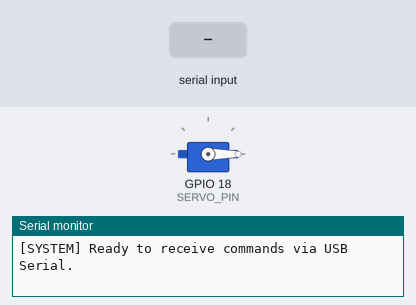
A sketch run on a simulated ESP32. On the bench: servo, the last lines printed to the serial monitor. The test bench sets the inputs (shaded band).

Above: at 1.2 s.
1.3 s: "LOCK:1\n" received over Serial
At 1.6 s:
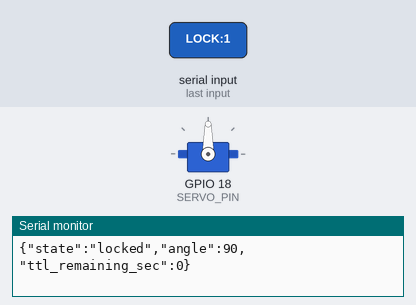
3.8 s: "LOCK:150\n" received over Serial
At 4.7 s:
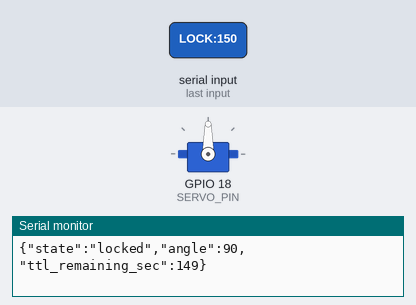
Timing chart, 0 to 6.8 s (numbered marks = the images above; inputs shaded):
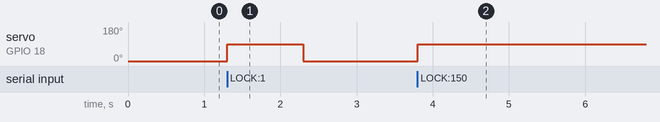

The sketch:

servo_usb_serial.ino
```cpp
/*
 * Firmware điều khiển Servo qua cổng USB Serial cho ESP32 và Arduino
 *
 * Sơ đồ đấu nối Servo (SG90 / MG996R):
 *   - Dây Vàng / Cam (Tín hiệu): Chân GPIO 18 (ESP32) hoặc Pin 9 (Arduino Uno/Nano)
 *   - Dây Đỏ (Nguồn VCC): Chân 5V (khuyến nghị nguồn 5V riêng nếu dùng MG996R)
 *   - Dây Nâu / Đen (GND): Chân GND của bo mạch (và nối chung GND nguồn ngoài)
 *
 * Giao thức giao tiếp qua USB Serial (Baudrate 115200):
 *   - Gửi: "UNLOCK" -> Servo quay về 0 độ (Mở khóa)
 *   - Gửi: "LOCK" hoặc "LOCK:45" -> Servo quay 90 độ (Khóa trong 45 giây)
 *   - Gửi: "ANGLE:xx" -> Servo quay đến góc xx (0 đến 180 độ)
 *   - Gửi: "STATUS" -> Trả về JSON trạng thái hiện tại
 *
 * An toàn (Fail-safe):
 *   - Khi mới cắm điện: Luôn quay về góc 0 độ (MỞ).
 *   - Hết thời gian TTL khóa: Tự động quay về góc 0 độ.
 */

#if defined(ESP32)
  #include <ESP32Servo.h>
  #define SERVO_PIN 18
#else
  #include <Servo.h>
  #define SERVO_PIN 9
#endif

Servo doorServo;

const int ANGLE_UNLOCKED = 0;   // 0 độ: Mở cửa
const int ANGLE_LOCKED   = 90;  // 90 độ: Khóa cửa

bool isLocked = false;
int currentAngle = 0;
unsigned long lockDeadlineMs = 0;

void setServoAngle(int angle) {
  if (angle < 0) angle = 0;
  if (angle > 180) angle = 180;
  currentAngle = angle;
  doorServo.write(angle);
}

void printStatus() {
  Serial.print("{\"state\":\"");
  Serial.print(isLocked ? "locked" : "unlocked");
  Serial.print("\",\"angle\":");
  Serial.print(currentAngle);
  Serial.print(",\"ttl_remaining_sec\":");
  if (isLocked && lockDeadlineMs > millis()) {
    Serial.print((lockDeadlineMs - millis()) / 1000);
  } else {
    Serial.print(0);
  }
  Serial.println("}");
}

void unlockDoor(const char* reason) {
  isLocked = false;
  lockDeadlineMs = 0;
  setServoAngle(ANGLE_UNLOCKED);
  Serial.print("[SERVO] UNLOCKED (0 do) - Ly do: ");
  Serial.println(reason);
  printStatus();
}

void lockDoor(unsigned long ttlSec, const char* reason) {
  if (ttlSec <= 0) ttlSec = 45;
  if (ttlSec > 180) ttlSec = 180; // Giới hạn tối đa 3 phút

  isLocked = true;
  lockDeadlineMs = millis() + (ttlSec * 1000UL);
  setServoAngle(ANGLE_LOCKED);
  Serial.print("[SERVO] LOCKED (90 do) - TTL: ");
  Serial.print(ttlSec);
  Serial.print("s - Ly do: ");
  Serial.println(reason);
  printStatus();
}

void setup() {
  Serial.begin(115200);
  while (!Serial && millis() < 3000) {
    // Chờ cổng USB Serial sẵn sàng
  }

#if defined(ESP32)
  ESP32PWM::allocateTimer(0);
  ESP32PWM::allocateTimer(1);
  ESP32PWM::allocateTimer(2);
  ESP32PWM::allocateTimer(3);
  doorServo.setPeriodHertz(50);
  doorServo.attach(SERVO_PIN, 500, 2400);
#else
  doorServo.attach(SERVO_PIN);
#endif

  // Mặc định luôn mở khóa khi khởi động
  unlockDoor("startup_init");
  Serial.println("[SYSTEM] Ready to receive commands via USB Serial.");
}

void loop() {
  unsigned long now = millis();

  // Kiểm tra hết hạn TTL -> Tự động mở cửa
  if (isLocked && lockDeadlineMs > 0 && (long)(now - lockDeadlineMs) >= 0) {
    unlockDoor("ttl_expired");
  }

  // Đọc lệnh từ USB Serial
  if (Serial.available() > 0) {
    String cmd = Serial.readStringUntil('\n');
    cmd.trim();
    cmd.toUpperCase();

    if (cmd.length() == 0) return;

    if (cmd == "UNLOCK" || cmd == "OPEN") {
      unlockDoor("user_serial_cmd");
    }
    else if (cmd.startsWith("LOCK")) {
      unsigned long ttl = 45;
      int colonIdx = cmd.indexOf(':');
      if (colonIdx > 0) {
        String ttlStr = cmd.substring(colonIdx + 1);
        ttl = ttlStr.toInt();
        if (ttl <= 0) ttl = 45;
      }
      lockDoor(ttl, "user_serial_cmd");
    }
    else if (cmd.startsWith("ANGLE:")) {
      int angle = cmd.substring(6).toInt();
      setServoAngle(angle);
      Serial.print("[SERVO] Manual angle set to: ");
      Serial.println(angle);
      printStatus();
    }
    else if (cmd == "STATUS") {
      printStatus();
    }
    else {
      Serial.print("[ERROR] Lenh khong hop le: ");
      Serial.println(cmd);
      Serial.println("[HELP] Cac lenh ho tro: UNLOCK | LOCK | LOCK:45 | ANGLE:0..180 | STATUS");
    }
  }
}
```

Measured:
- after the input at 1.3 s, servo on GPIO 18 (SERVO_PIN): 0° → 90° at once, → 0° 1.0 s later
- after the input at 3.8 s, servo on GPIO 18 (SERVO_PIN): 0° → 90° at once
